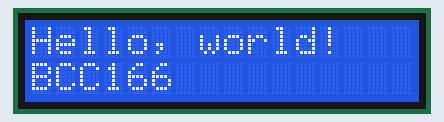
Simulated run of this sketch. Board: Arduino Uno, built with avr-gcc and run on an emulated ATmega328P. On the bench: 16×2 character LCD.

Above: at 0.1 s.
At 10.16 s:
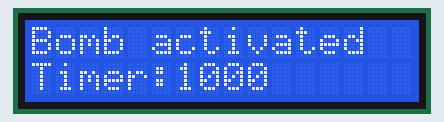
At 15.03 s:
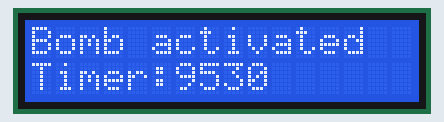
At 20.02 s:
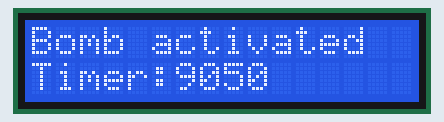
At 29.98 s:
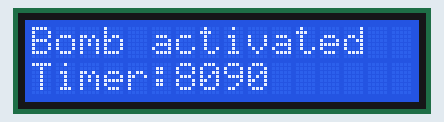
At 39.94 s:
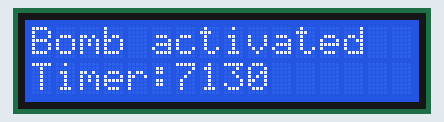

The sketch:

i2clcd.ino
```cpp
#include <Wire.h>
#include <LiquidCrystal_I2C.h>
// Set the LCD address to 0x3F for a 16 chars and 2 line display
LiquidCrystal_I2C lcd(0x3F, 16, 2);
int i =1000;
void setup()
{
  // initialize the LCD
  lcd.begin();
  // Turn on the blacklight and print a message.
  lcd.backlight();
  lcd.print("Hello, world!");
  lcd.setCursor(0, 1);
  lcd.print("BCC166");
  delay(10000);
  lcd.clear();
  lcd.setCursor(0, 0);
  lcd.print("Bomb activated");
  lcd.setCursor(0, 1);
  lcd.print("Timer: ");
}


void loop()
{
  lcd.setCursor(6,1);
  lcd.print(i);
  i-=1;
  delay(100);
}
```
